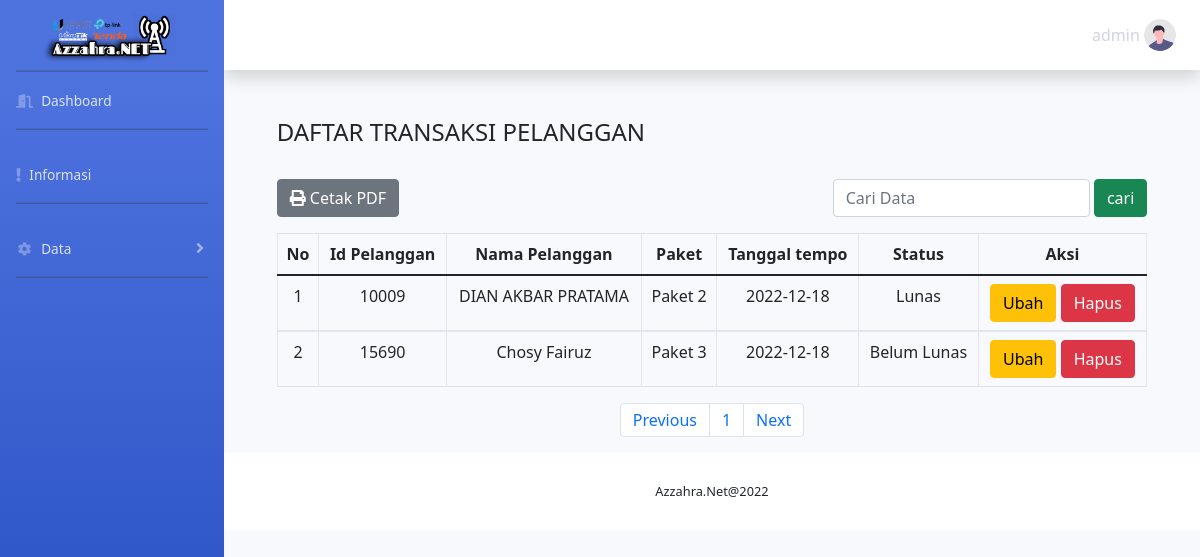
The page /transaksi.php (signed in) on the database its author committed.
### tables this page shows
CREATE TABLE `transaksi` (
  `id` int(100) NOT NULL,
  `nama` varchar(50) NOT NULL,
  `jenis_paket` varchar(50) NOT NULL,
  `tgl_tempo` date NOT NULL DEFAULT current_timestamp(),
  `status` varchar(15) NOT NULL
);

### transaksi.php (the view, shortened to what this page needs)
<?php include("layout/header.php"); ?>
<?php include("layout/sidebar.php"); ?>
<?php include("layout/topbar.php"); ?>
<html>
<head>
    <link rel="stylesheet" href="css/bootstrap.min.css">
</head>
<body>
    <div class="container col-md-11">
    <br>
     <h4>DAFTAR TRANSAKSI PELANGGAN</h4>
           <br>
        <div class="form-group form-inline ">
            <a href="cetakPDF.php" class="btn btn-secondary justify-content-end" role="button"><i class="fas fa-solid fa-print"></i>
            Cetak PDF</a>
            <form  method="POST" action="" style="margin-left: auto;">
                <input type="text" name="pencarian" class="form-control" placeholder="Cari Data" required />
                <button type="submit" class="btn btn-success"> cari</button>
            </form>
        </div>
        <table class="table table-bordered table-hover">
            <thead>
                <tr align="center">
                   <th>No</th>
                    <th>Id Pelanggan</th>
                    <th>Nama Pelanggan</th>
                    <th>Paket</th>
                     <th>Tanggal tempo</th>
                    <th>Status</th>
                    <th colspan='2'>Aksi</th>
                </tr>
            </thead>
            <?php
            include 'koneksi.php';
            $batas = 5;
            $halaman = isset($_GET['halaman'])?(int)$_GET['halaman'] : 1;
            $halaman_awal = ($halaman>1) ? ($halaman * $batas) - $batas : 0;
            $previous = $halaman - 1;
            $next = $halaman + 1;
            $sql=mysqli_query($kon, "select*from transaksi order by id desc");
            $jumlah_data = mysqli_num_rows($sql);
            $total_halaman = ceil($jumlah_data / $batas);
                if ($_SERVER['REQUEST_METHOD'] == "POST"){
                    $pencarian = trim(mysqli_real_escape_string($kon, $_POST['pencarian']));
                    if ($pencarian != '') {
                        $sql = "SELECT * FROM transaksi WHERE id LIKE '%".$pencarian."%' or nama LIKE '%".$pencarian."%'
                        or status LIKE '%".$pencarian."%' order by id asc";
                        $query = $sql;
                        $queryjml = $sql;
                         $no = $halaman_awal+1;
                    } else{
                        $query = "SELECT * FROM transaksi";
                    }
                }else{
                     $query = "SELECT * FROM transaksi LIMIT $halaman_awal,
                        $batas";
                }
            $hasil=mysqli_query($kon, $query);
            $no= $halaman_awal+1;
            while ($data = mysqli_fetch_array($hasil)) {
                ?>
                <tbody>
                    <tr align="center">
                        <td><?php echo $no++;?></td>
                        <td><?php echo $data["id"]; ?></td>
                        <td><?php echo $data["nama"]; ?></td>
                        <td><?php echo $data["jenis_paket"]; ?></td>
                        <td><?php echo $data["tgl_tempo"]; ?></td>
                        <td><?php echo $data["status"]; ?></td>
                        <td>
                        <a href="update_transaksi.php?id=<?php echo htmlspecialchars($data['id']); ?>" class="btn btn-warning" role="button" >Ubah</a>
                        <a href="hapus_transaksi.php?id=<?php echo htmlspecialchars($data['id']); ?>" class="btn btn-danger" role="button">Hapus</a>
                        </td>
                    </tr>
                </tbody>
                <?php
            }
            ?>
        </table>
        <nav>
            <ul class="pagination justify-content-center">
                <li class="page-item">
                    <a class="page-link" <?php if($halaman > 1){echo "href ='?halaman=$previous'";} ?>>Previous</a>
                </li>
                <?php
                for ($x=1; $x<=$total_halaman; $x++) {
                    ?>
                    <li class="page-item"><a class="page-link" href="?halaman=<?php echo $x ?>"><?php echo $x; ?></a></li>
                    <?php
                }
                ?>
                <li class="page-item">
                    <a class="page-link" <?php if($halaman < $total_halaman){echo "href='?halaman=$next'";} ?>>Next</a>
                </li>
            </ul>
        </nav>
</div>
</body>
</html>
<?php include("layout/footer.php"); ?>

### rows shown on the page
transaksi: id "10009", nama "DIAN AKBAR PRATAMA", jenis_paket "Paket 2", tgl_tempo "2022-12-18", status "Lunas"
transaksi: id "15690", nama "Chosy Fairuz", jenis_paket "Paket 3", tgl_tempo "2022-12-18", status "Belum Lunas"

### other values the page prints
$_SESSION['username'] "admin"
